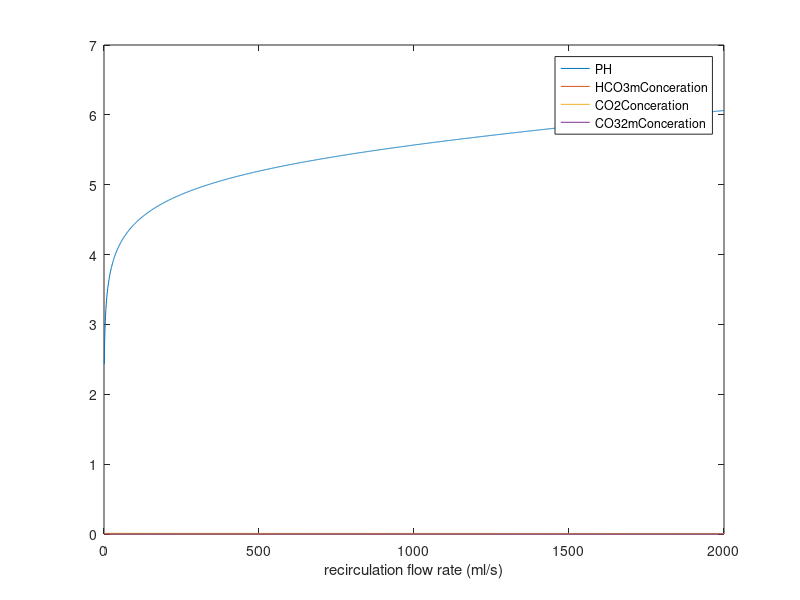

Write the MATLAB code that produced this figure.
PHData=[0,1,2,3,4,4.500,5,5.500,6,6.370,6.500,7,7.500,7.600,8,8.380,8.500,9,9.050,9.500,10,10.30,10.50,11,11.50,12,13,14];
HCO3mData=[0,0,0,0,0,0.02000,0.05000,0.1350,0.3000,0.5000,0.6000,0.8100,0.9300,0.9500,0.9700,0.9760,0.9700,0.9630,0.9620,0.8900,0.6700,0.5000,0.4000,0.1800,0.05000,0,0,0];
CO2Data=[1,1,1,1,1,0.9800,0.9500,0.8650,0.7000,0.5000,0.4000,0.1900,0.07000,0.05000,0.02000,0.01200,0.01000,0.002000,0,0,0,0,0,0,0,0,0,0];
CO32mData=[0,0,0,0,0,0,0,0,0,0,0,0,0,0,0.01000,0.01200,0.02000,0.03500,0.03800,0.1100,0.3300,0.5000,0.6000,0.8200,0.9500,1,1,1];
% plot(PHData,HCO3mData);
% hold on;
% plot(PHData,CO2Data);
% plot(PHData,CO32mData);
% legend('HCO3mData','CO2Data','CO32mData');
Kw=1e-14;%water self ionization constant
Area=0.4868; %m2
depth=0.15; %m
V=Area*depth*1000; %m3 to L
SSPH=8;
SStotalC=10/1000;%mmol/L to mol/L;
SSH=10^(-SSPH);% concentration of proton
SSOH=Kw/SSH;% concentration of OH
comsumptionRate=5.0505e-08; % mol/L/s
addProton=comsumptionRate*V; %  mol/s
addTotalC=addProton; %  mol/s
%% if:
flowRateArray=[1:1:2000]; % ml/s
result=[];
for i=1:length(flowRateArray)
    flowRate=flowRateArray(i)/1000; % ml/s to L/s
    %% water re-equilibrate step or very dilute liquid will be alkaline
    H=(SSH*flowRate+addProton)/flowRate;
    OH=SSOH;
    %% water ionization step
    a=1;
    b=H+OH;
    c=H*OH-Kw;
    x1=(-b+sqrt(b*b-4*a*c))/2/a;
    x2=(-b-sqrt(b*b-4*a*c))/2/a;
    if(H+x1>0)
        x=x1;
    else
        x=x2;
    end
    H=H+x;
    OH=OH+x;
    inletPH=-log10(H);
    inletTotalC=(SStotalC*flowRate+addTotalC)/flowRate;
    HCO3mFraction=  interp1(PHData,HCO3mData,inletPH);
    CO2Fraction= interp1(PHData,CO2Data,inletPH);
    CO32mFraction= interp1(PHData,CO32mData,inletPH);
    HCO3mConceration=inletTotalC*HCO3mFraction;
    CO2Conceration=inletTotalC*CO2Fraction;
    CO32mConceration=inletTotalC*CO32mFraction;
    result(i,:)=[flowRate inletPH HCO3mConceration, CO2Conceration, CO32mConceration];
end

plot(flowRateArray,result(:,2));
hold on;
plot(flowRateArray,result(:,3));
plot(flowRateArray,result(:,4));
plot(flowRateArray,result(:,5));
legend('PH','HCO3mConceration','CO2Conceration','CO32mConceration');
xlabel('recirculation flow rate (ml/s)')

 
